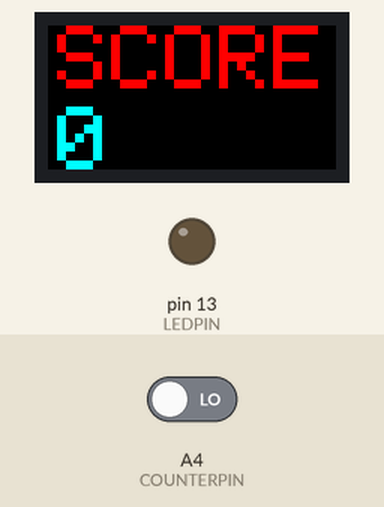
Recording of a sketch running on a simulated Arduino Uno, built with avr-gcc and run on an emulated ATmega328P. On the bench: 32×16 colour display, output pins drawn as LEDs (lit = HIGH). Inputs (shaded band) come from the test bench; at power-on: A4 (COUNTERPIN) LOW.

Above: at 2.2 s.
2.3 s: A4 (COUNTERPIN) driven HIGH
At 2.4 s:
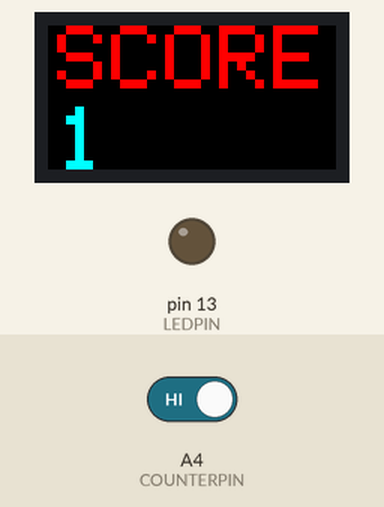
3.8 s: A4 (COUNTERPIN) driven LOW
6.8 s: A4 (COUNTERPIN) driven HIGH
At 7.05 s:
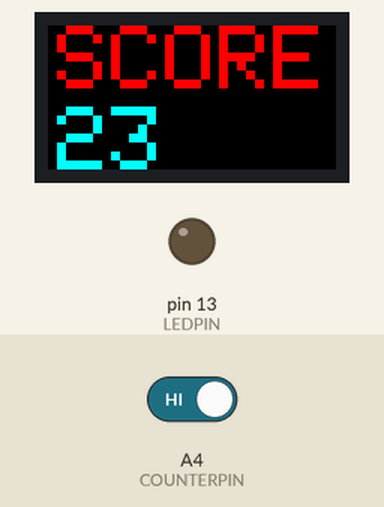

The sketch:

visualUno.ino
```cpp
/*

VISUAL UNO

Display LED Matrix Scoreboard and receive input from audioUno about updated score

*/

#include <Adafruit_GFX.h>   // Core graphics library
#include <RGBmatrixPanel.h> // Hardware-specific library

#define CLK 8  // MUST be on PORTB! (Use pin 11 on Mega)
#define LAT A3
#define OE  9
#define A   A0
#define B   A1
#define C   A2
RGBmatrixPanel matrix(A, B, C, CLK, LAT, OE, false);

#define LEDPIN 13
#define COUNTERPIN A4

unsigned long currentMillis;
unsigned long previousMillis = 0;
int value = 0;
int check = 0;
int interval = 5000;

void setup() {

  matrix.begin();

  // initialize the LED pin as an output:
  pinMode(LEDPIN, OUTPUT);

  // initialize the sensor pin as an input:
  pinMode(COUNTERPIN, INPUT);
  digitalWrite(COUNTERPIN,LOW);

  Serial.begin(9600);

  // GAME BIN TITLE - Only on power up
  matrix.setCursor(1, 0);   // start at top left, with one pixel of spacing
  matrix.setTextSize(1);    // size 1 == 8 pixels high

  // print each letter with a rainbow color
  matrix.setTextColor(matrix.Color333(7,0,0));
  matrix.print('G');
  matrix.setTextColor(matrix.Color333(7,4,0));
  matrix.print('A');
  matrix.setTextColor(matrix.Color333(7,7,0));
  matrix.print('M');
  matrix.setTextColor(matrix.Color333(4,7,0));
  matrix.print('E');

  matrix.setCursor(1, 9);   // next line
  matrix.setTextColor(matrix.Color333(0,7,7));
  matrix.print('B');
  matrix.setTextColor(matrix.Color333(0,4,7));
  matrix.print('I');
  matrix.setTextColor(matrix.Color333(0,0,7));
  matrix.print('N');

  delay(1000);

  // fill the screen with 'black'
  //matrix.fillScreen(matrix.Color333(0, 0, 0));

}

void loop() {

  if (check == 0 ) {

    if (digitalRead(COUNTERPIN)==HIGH) { //Signal from audioUno of proper count increase
      check = 1;
      delay(50);
      //Serial.println("HERE");
    }

    else{


    currentMillis = millis();

    if( currentMillis - previousMillis <= interval ){
      //previousMillis = currentMillis;

        matrix.fillScreen(0);

        matrix.swapBuffers(false);

        matrix.setCursor(1, 0);   // start at top left, with one pixel of spacing
        matrix.setTextSize(1);    // size 1 == 8 pixels high

        matrix.setTextColor(matrix.Color333(7,0,0)); //RED
        matrix.print("SCORE");

        matrix.setCursor(1, 9);   // next line
        matrix.setTextColor(matrix.Color333(0,7,7)); //BLUE

        matrix.print(value);

        delay(87);
    }
     else{
         matrix.fillScreen(matrix.Color333(0, 0, 0));
     }

    }


  }

  if (check==1){
    value +=1;
    check = 0;
   // Serial.println("increment");
    //unsigned long currentMillis = millis();
    previousMillis = millis();
    //Changing LED Matrix Panel
    matrix.fillScreen(0);

    matrix.swapBuffers(false);

    matrix.setCursor(1, 0);   // start at top left, with one pixel of spacing
    matrix.setTextSize(1);    // size 1 == 8 pixels high

    matrix.setTextColor(matrix.Color333(7,0,0)); //RED
    matrix.print("SCORE");

    matrix.setCursor(1, 9);   // next line
    matrix.setTextColor(matrix.Color333(0,7,7)); //BLUE

    matrix.print(value);

    //delay(1000); // Delay to refresh LED Matrix

  // fill the screen with 'black'
 // matrix.fillScreen(matrix.Color333(0, 0, 0));

  }

}
```

Measured:
- after the input at 2.3 s, the display: changes after 0.09 s (image 1)
- after the input at 6.8 s, the display: first changes after 0.17 s (image 2 shows a later state)
